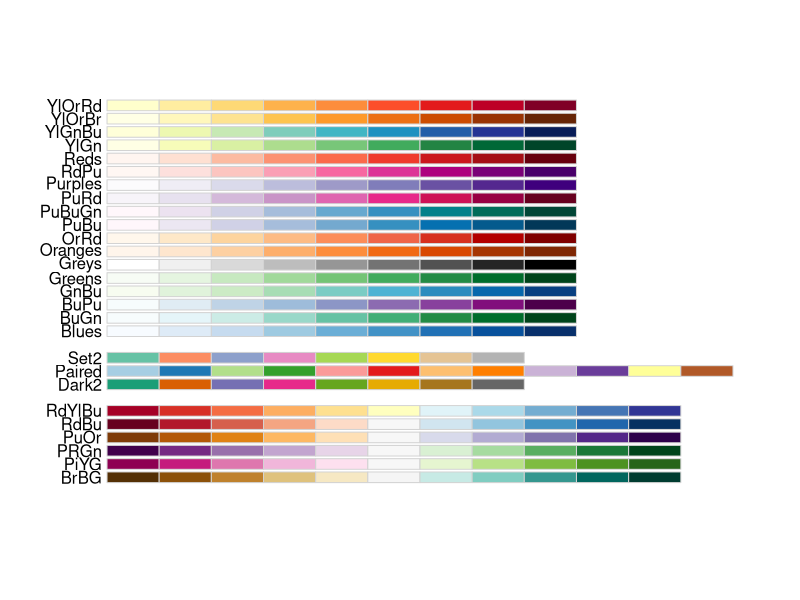
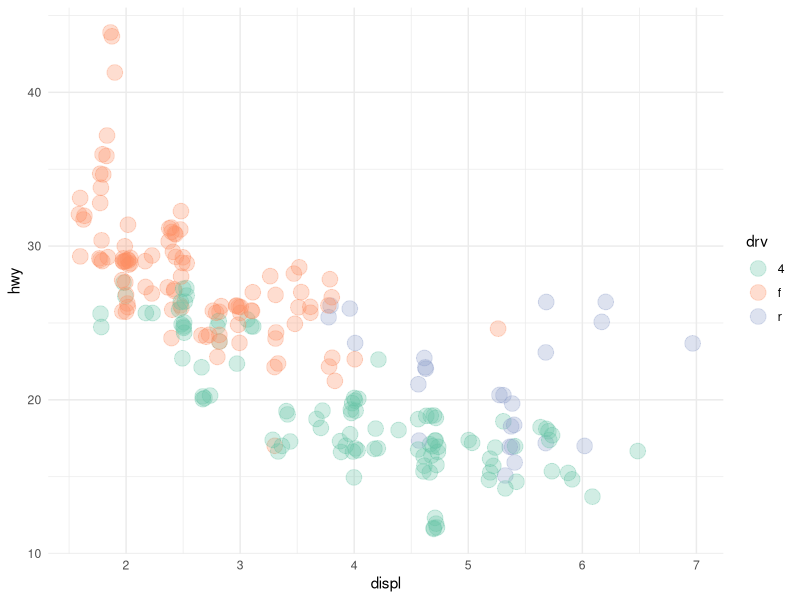
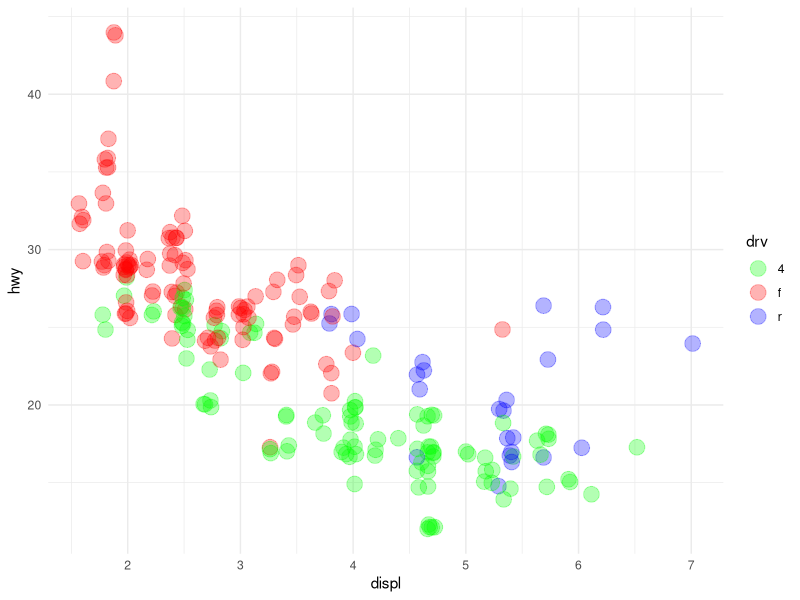

Generate these figures, in order, with R:
## ---- chunk 1
library(tidyverse)
library(RColorBrewer)
## ---- chunk 2
display.brewer.all(colorblindFriendly = TRUE)
## ---- chunk 3
mpg %>% 
  ggplot(aes(displ, hwy, colour = drv)) +
  geom_jitter(size = 5, alpha = 0.3) +
  scale_color_brewer(palette = "Set2") + # or you could set colour = "steelblue" within geom_jitter to control colour
  theme_minimal()
## ---- chunk 4
mpg %>% 
  ggplot(aes(displ, hwy, colour = drv)) +
  geom_jitter(size = 5, alpha = 0.3) +
  scale_color_manual(values = c(
    "4" = "green",
    "f" = "red",
    "r" = "blue")) +
  theme_minimal()
